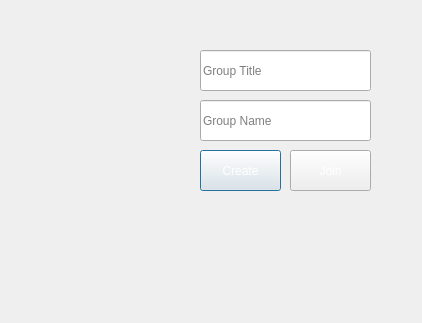
<?xml version="1.0" encoding="UTF-8"?>
<ui version="4.0">
 <class>CreateJoinGroups</class>
 <widget class="QDialog" name="CreateJoinGroups">
  <property name="geometry">
   <rect>
    <x>0</x>
    <y>0</y>
    <width>422</width>
    <height>323</height>
   </rect>
  </property>
  <property name="windowTitle">
   <string>Dialog</string>
  </property>
  <property name="styleSheet">
   <string notr="true">border-image: url(:/new/prefix1/pngtree-indonesia-independence-day-festival-celebration-red-and-white-flag-doodle-picture-image_1453036.jpg);</string>
  </property>
  <widget class="QPushButton" name="pushButton_2">
   <property name="geometry">
    <rect>
     <x>200</x>
     <y>150</y>
     <width>81</width>
     <height>41</height>
    </rect>
   </property>
   <property name="styleSheet">
    <string notr="true">border-image: url(:/new/prefix1/neumorphic-rectangle-button-free-png.png);
color: rgb(255, 255, 255);</string>
   </property>
   <property name="text">
    <string>Create</string>
   </property>
  </widget>
  <widget class="QLineEdit" name="lineEdit_2">
   <property name="geometry">
    <rect>
     <x>200</x>
     <y>50</y>
     <width>171</width>
     <height>41</height>
    </rect>
   </property>
   <property name="styleSheet">
    <string notr="true">border-image: url(:/new/prefix1/92-924235_fluorescent-red-rectangle-stickers-blank-sticker-label-png.png);</string>
   </property>
   <property name="text">
    <string/>
   </property>
   <property name="placeholderText">
    <string>Group Title</string>
   </property>
  </widget>
  <widget class="QLineEdit" name="lineEdit">
   <property name="geometry">
    <rect>
     <x>200</x>
     <y>100</y>
     <width>171</width>
     <height>41</height>
    </rect>
   </property>
   <property name="styleSheet">
    <string notr="true">border-image: url(:/new/prefix1/92-924235_fluorescent-red-rectangle-stickers-blank-sticker-label-png.png);</string>
   </property>
   <property name="placeholderText">
    <string>Group Name</string>
   </property>
  </widget>
  <widget class="QPushButton" name="pushButton">
   <property name="geometry">
    <rect>
     <x>290</x>
     <y>150</y>
     <width>81</width>
     <height>41</height>
    </rect>
   </property>
   <property name="styleSheet">
    <string notr="true">border-image: url(:/new/prefix1/neumorphic-rectangle-button-free-png.png);
color: rgb(255, 255, 255);</string>
   </property>
   <property name="text">
    <string>Join</string>
   </property>
  </widget>
 </widget>
 <resources/>
 <connections/>
</ui>
